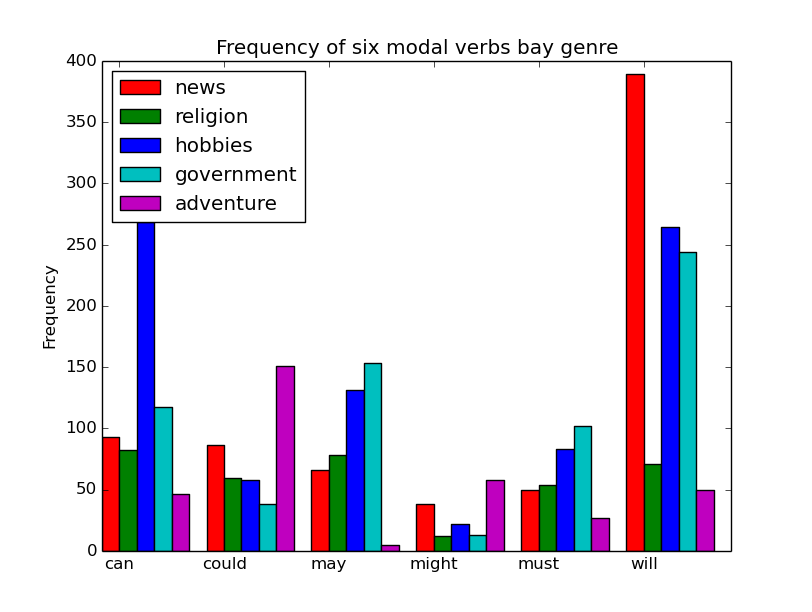

This chart was generated by the following Python code:
'''
#!/usr/bin/env python
# -*- coding: utf-8 -*-

Created on 9 janv. 2016

@author: combo

'''
import nltk
from numpy import arange
from matplotlib import pyplot


colors = 'rgbcmyk' # red, green, blue, cyan, magenta, yellow, black 

def bar_char(categories, words, counts):
    "Plot a bar chart showing counts for each word by category"
    ind = arange(len(words))
    width = 1 / (len(categories) + 1)
    bar_groups = []
    for c in range(len(categories)):
        bars = pyplot.bar(ind+c*width, counts[categories[c]], width, color=colors[c % len(colors)])
        bar_groups.append(bars)
    pyplot.xticks(ind+width, words)
    pyplot.legend([b[0] for b in bar_groups], categories, loc = 'upper left')
    pyplot.ylabel('Frequency')
    pyplot.title('Frequency of six modal verbs bay genre')
    pyplot.show()

genres = ['news', 'religion', 'hobbies', 'government','adventure']
modals = ['can', 'could', 'may', 'might', 'must', 'will']
cfdist = nltk.ConditionalFreqDist(
                                  (genre, word)
                                  for genre in genres
                                  for word in nltk.corpus.brown.words(categories = genre)
                                  if word in modals
                                  )
counts = {}
for genre in genres:
    counts[genre] = [cfdist[genre][word] for word in modals]
bar_char(genres, modals, counts)  
